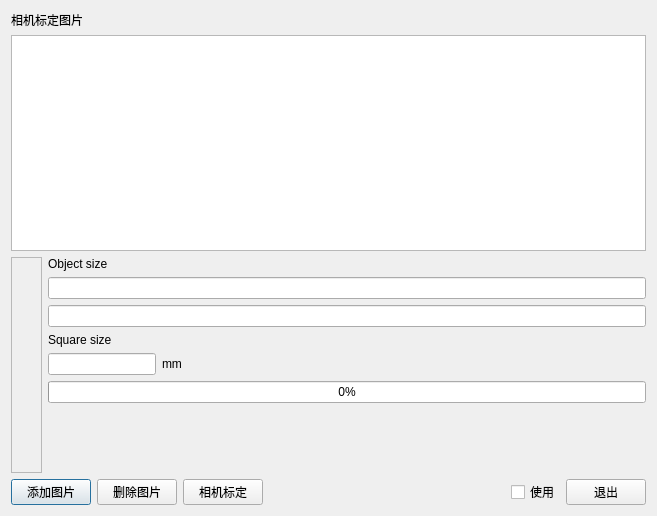
<?xml version="1.0" encoding="UTF-8"?>
<ui version="4.0">
 <class>Dedistortion</class>
 <widget class="QDialog" name="Dedistortion">
  <property name="geometry">
   <rect>
    <x>0</x>
    <y>0</y>
    <width>657</width>
    <height>516</height>
   </rect>
  </property>
  <property name="windowTitle">
   <string>相机标定</string>
  </property>
  <layout class="QVBoxLayout" name="verticalLayout_4">
   <item>
    <layout class="QVBoxLayout" name="verticalLayout_3">
     <item>
      <widget class="QLabel" name="label_5">
       <property name="text">
        <string>相机标定图片</string>
       </property>
      </widget>
     </item>
     <item>
      <widget class="QListWidget" name="listWidget"/>
     </item>
     <item>
      <layout class="QHBoxLayout" name="horizontalLayout_3">
       <item>
        <widget class="QFrame" name="frame">
         <property name="frameShape">
          <enum>QFrame::StyledPanel</enum>
         </property>
         <property name="frameShadow">
          <enum>QFrame::Raised</enum>
         </property>
         <layout class="QVBoxLayout" name="verticalLayout">
          <item>
           <widget class="QLabel" name="label">
            <property name="text">
             <string/>
            </property>
           </widget>
          </item>
         </layout>
        </widget>
       </item>
       <item>
        <layout class="QVBoxLayout" name="verticalLayout_2">
         <item>
          <widget class="QLabel" name="label_2">
           <property name="sizePolicy">
            <sizepolicy hsizetype="Fixed" vsizetype="Preferred">
             <horstretch>0</horstretch>
             <verstretch>0</verstretch>
            </sizepolicy>
           </property>
           <property name="text">
            <string>Object size</string>
           </property>
          </widget>
         </item>
         <item>
          <widget class="QLineEdit" name="obj_w">
           <property name="sizePolicy">
            <sizepolicy hsizetype="Preferred" vsizetype="Fixed">
             <horstretch>0</horstretch>
             <verstretch>0</verstretch>
            </sizepolicy>
           </property>
          </widget>
         </item>
         <item>
          <widget class="QLineEdit" name="obj_h">
           <property name="sizePolicy">
            <sizepolicy hsizetype="Preferred" vsizetype="Fixed">
             <horstretch>0</horstretch>
             <verstretch>0</verstretch>
            </sizepolicy>
           </property>
          </widget>
         </item>
         <item>
          <widget class="QLabel" name="label_3">
           <property name="sizePolicy">
            <sizepolicy hsizetype="Fixed" vsizetype="Preferred">
             <horstretch>0</horstretch>
             <verstretch>0</verstretch>
            </sizepolicy>
           </property>
           <property name="text">
            <string>Square size</string>
           </property>
          </widget>
         </item>
         <item>
          <layout class="QHBoxLayout" name="horizontalLayout_2">
           <item>
            <widget class="QLineEdit" name="squaresize">
             <property name="sizePolicy">
              <sizepolicy hsizetype="Fixed" vsizetype="Fixed">
               <horstretch>0</horstretch>
               <verstretch>0</verstretch>
              </sizepolicy>
             </property>
            </widget>
           </item>
           <item>
            <widget class="QLabel" name="label_4">
             <property name="sizePolicy">
              <sizepolicy hsizetype="Fixed" vsizetype="Preferred">
               <horstretch>0</horstretch>
               <verstretch>0</verstretch>
              </sizepolicy>
             </property>
             <property name="text">
              <string>mm</string>
             </property>
            </widget>
           </item>
           <item>
            <spacer name="horizontalSpacer_2">
             <property name="orientation">
              <enum>Qt::Horizontal</enum>
             </property>
             <property name="sizeHint" stdset="0">
              <size>
               <width>40</width>
               <height>20</height>
              </size>
             </property>
            </spacer>
           </item>
          </layout>
         </item>
         <item>
          <widget class="QProgressBar" name="progressBar">
           <property name="value">
            <number>0</number>
           </property>
          </widget>
         </item>
         <item>
          <widget class="QLabel" name="showResult">
           <property name="text">
            <string/>
           </property>
          </widget>
         </item>
         <item>
          <spacer name="verticalSpacer">
           <property name="orientation">
            <enum>Qt::Vertical</enum>
           </property>
           <property name="sizeHint" stdset="0">
            <size>
             <width>20</width>
             <height>40</height>
            </size>
           </property>
          </spacer>
         </item>
        </layout>
       </item>
      </layout>
     </item>
     <item>
      <layout class="QHBoxLayout" name="horizontalLayout">
       <item>
        <widget class="QPushButton" name="btnAdd">
         <property name="text">
          <string>添加图片</string>
         </property>
        </widget>
       </item>
       <item>
        <widget class="QPushButton" name="btnDel">
         <property name="text">
          <string>删除图片</string>
         </property>
        </widget>
       </item>
       <item>
        <widget class="QPushButton" name="btnDedistortion">
         <property name="text">
          <string>相机标定</string>
         </property>
        </widget>
       </item>
       <item>
        <spacer name="horizontalSpacer">
         <property name="orientation">
          <enum>Qt::Horizontal</enum>
         </property>
         <property name="sizeHint" stdset="0">
          <size>
           <width>40</width>
           <height>20</height>
          </size>
         </property>
        </spacer>
       </item>
       <item>
        <widget class="QCheckBox" name="cbUse">
         <property name="text">
          <string>使用</string>
         </property>
        </widget>
       </item>
       <item>
        <widget class="QPushButton" name="btnClose">
         <property name="text">
          <string>退出</string>
         </property>
        </widget>
       </item>
      </layout>
     </item>
    </layout>
   </item>
  </layout>
 </widget>
 <layoutdefault spacing="6" margin="11"/>
 <resources/>
 <connections/>
</ui>
